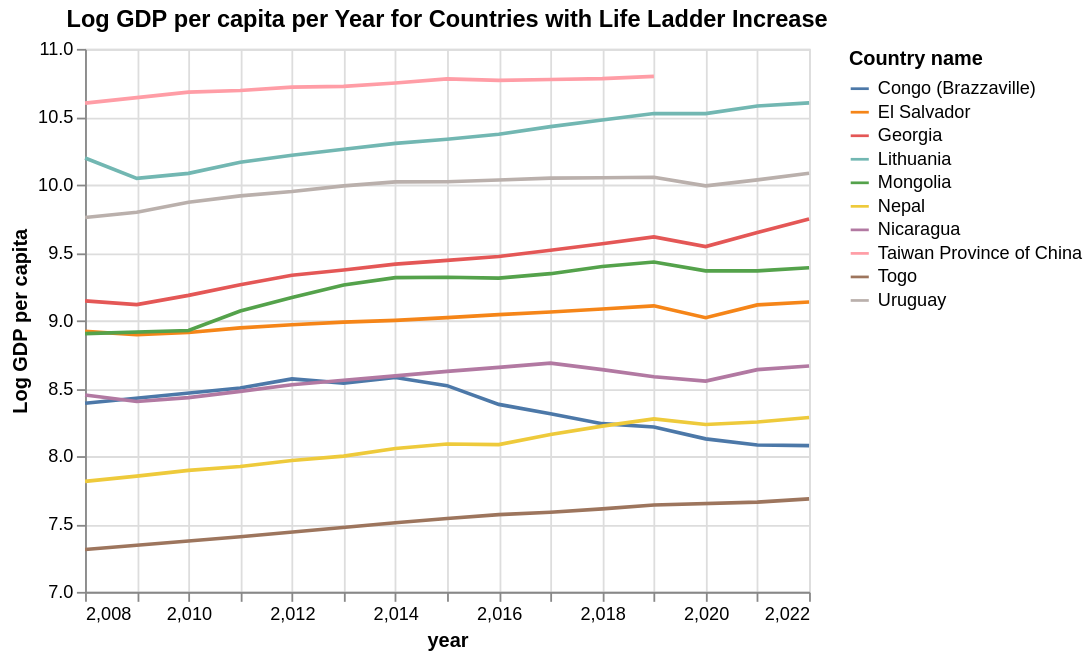

The notebook cell saved with this chart:
### Code cell
# Create a plot for positive change GDP
positive_gdp = alt.Chart(plot_positive, title = 'Log GDP per capita per Year for Countries with Life Ladder Increase').mark_line().encode(
    y = alt.Y('Log GDP per capita', scale = alt.Scale(domain = [7, 11])),
    x = alt.X('year', scale = alt.Scale(domain = [2008, 2022])),
    color = 'Country name'
)

positive_gdp

### Figure 1 — Vega-Lite specification as saved in the notebook (floating-point values rounded to 4 significant figures; data arrays with more than 128 entries replaced by an {"elided": "..."} marker saying what was removed)
{"config": {"view": {"continuousWidth": 400, "continuousHeight": 300}}, "data": {"name": "data-bfba956b2068e40dc36766bec0e0b979"}, "mark": "line", "encoding": {"color": {"field": "Country name", "type": "nominal"}, "x": {"field": "year", "scale": {"domain": [2008, 2022]}, "type": "quantitative"}, "y": {"field": "Log GDP per capita", "scale": {"domain": [7, 11]}, "type": "quantitative"}}, "title": "Log GDP per capita per Year for Countries with Life Ladder Increase", "$schema": "https://vega.github.io/schema/vega-lite/v4.17.0.json", "datasets": {"data-bfba956b2068e40dc36766bec0e0b979": {"elided": "141 records"}}}
